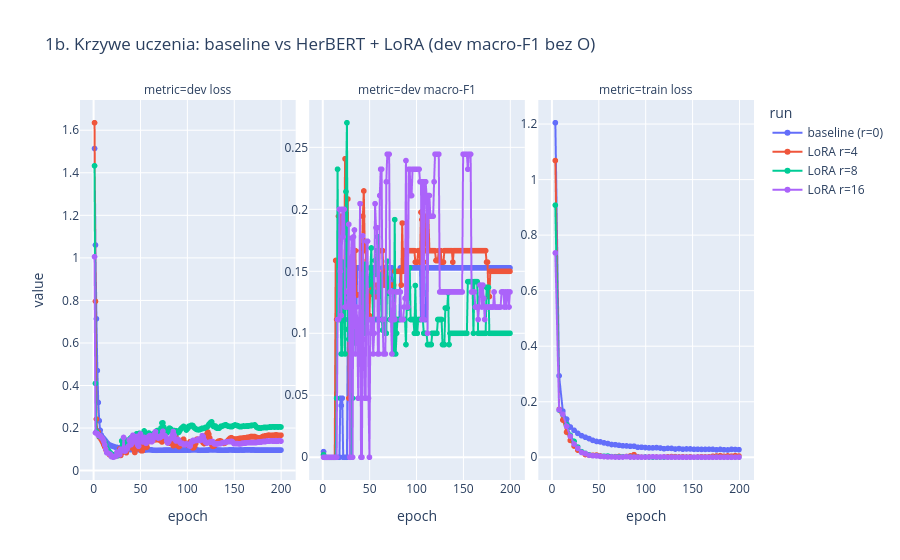

The cell this chart's notebook holds for it:
### Code cell
plot_history(
    histories_tok, "1b. Krzywe uczenia: baseline vs HerBERT + LoRA (dev macro-F1 bez O)"
)

### Figure 1 — Plotly figure (JSON) as saved in the notebook; plotly's stock layout.template omitted (floating-point values rounded to 4 significant figures; data arrays with more than 128 entries replaced by an {"elided": "..."} marker saying what was removed)
{"data": [{"hovertemplate": "run=baseline (r=0)<br>metric=dev loss<br>epoch=%{x}<br>value=%{y}<extra></extra>", "legendgroup": "baseline (r=0)", "line": {"color": "#636efa", "dash": "solid"}, "marker": {"symbol": "circle"}, "mode": "lines+markers", "name": "baseline (r=0)", "showlegend": true, "type": "scattergl", "x": {"elided": "200 float values"}, "xaxis": "x", "y": {"elided": "200 float values"}, "yaxis": "y"}, {"hovertemplate": "run=baseline (r=0)<br>metric=dev macro-F1<br>epoch=%{x}<br>value=%{y}<extra></extra>", "legendgroup": "baseline (r=0)", "line": {"color": "#636efa", "dash": "solid"}, "marker": {"symbol": "circle"}, "mode": "lines+markers", "name": "baseline (r=0)", "showlegend": false, "type": "scattergl", "x": {"elided": "200 float values"}, "xaxis": "x2", "y": {"elided": "200 float values"}, "yaxis": "y2"}, {"hovertemplate": "run=baseline (r=0)<br>metric=train loss<br>epoch=%{x}<br>value=%{y}<extra></extra>", "legendgroup": "baseline (r=0)", "line": {"color": "#636efa", "dash": "solid"}, "marker": {"symbol": "circle"}, "mode": "lines+markers", "name": "baseline (r=0)", "showlegend": false, "type": "scattergl", "x": [4.0, 8.0, 12.0, 16.0, 20.0, 24.0, 28.0, 32.0, 36.0, 40.0, 44.0, 48.0, 52.0, 56.0, 60.0, 64.0, 68.0, 72.0, 76.0, 80.0, 84.0, 88.0, 92.0, 96.0, 100.0, 104.0, 108.0, 112.0, 116.0, 120.0, 124.0, 128.0, 132.0, 136.0, 140.0, 144.0, 148.0, 152.0, 156.0, 160.0, 164.0, 168.0, 172.0, 176.0, 180.0, 184.0, 188.0, 192.0, 196.0, 200.0], "xaxis": "x3", "y": [1.205, 0.2934, 0.1662, 0.1375, 0.109, 0.09724, 0.0861, 0.07788, 0.07225, 0.06737, 0.06092, 0.05697, 0.05539, 0.0518, 0.04951, 0.046, 0.04531, 0.04311, 0.04143, 0.04084, 0.03963, 0.03984, 0.03608, 0.0361, 0.03516, 0.03387, 0.03375, 0.03494, 0.03334, 0.03098, 0.03218, 0.03195, 0.02969, 0.03126, 0.02921, 0.02996, 0.02995, 0.02871, 0.02891, 0.02838, 0.02849, 0.02872, 0.02856, 0.02688, 0.02833, 0.02715, 0.02635, 0.02852, 0.02801, 0.02743], "yaxis": "y3"}, {"hovertemplate": "run=LoRA r=4<br>metric=dev loss<br>epoch=%{x}<br>value=%{y}<extra></extra>", "legendgroup": "LoRA r=4", "line": {"color": "#EF553B", "dash": "solid"}, "marker": {"symbol": "circle"}, "mode": "lines+markers", "name": "LoRA r=4", "showlegend": true, "type": "scattergl", "x": {"elided": "200 float values"}, "xaxis": "x", "y": {"elided": "200 float values"}, "yaxis": "y"}, {"hovertemplate": "run=LoRA r=4<br>metric=dev macro-F1<br>epoch=%{x}<br>value=%{y}<extra></extra>", "legendgroup": "LoRA r=4", "line": {"color": "#EF553B", "dash": "solid"}, "marker": {"symbol": "circle"}, "mode": "lines+markers", "name": "LoRA r=4", "showlegend": false, "type": "scattergl", "x": {"elided": "200 float values"}, "xaxis": "x2", "y": {"elided": "200 float values"}, "yaxis": "y2"}, {"hovertemplate": "run=LoRA r=4<br>metric=train loss<br>epoch=%{x}<br>value=%{y}<extra></extra>", "legendgroup": "LoRA r=4", "line": {"color": "#EF553B", "dash": "solid"}, "marker": {"symbol": "circle"}, "mode": "lines+markers", "name": "LoRA r=4", "showlegend": false, "type": "scattergl", "x": [4.0, 8.0, 12.0, 16.0, 20.0, 24.0, 28.0, 32.0, 36.0, 40.0, 44.0, 48.0, 52.0, 56.0, 60.0, 64.0, 68.0, 72.0, 76.0, 80.0, 84.0, 88.0, 92.0, 96.0, 100.0, 104.0, 108.0, 112.0, 116.0, 120.0, 124.0, 128.0, 132.0, 136.0, 140.0, 144.0, 148.0, 152.0, 156.0, 160.0, 164.0, 168.0, 172.0, 176.0, 180.0, 184.0, 188.0, 192.0, 196.0, 200.0], "xaxis": "x3", "y": [1.069, 0.1726, 0.1342, 0.09065, 0.06076, 0.04068, 0.02582, 0.01807, 0.009943, 0.007065, 0.007476, 0.007854, 0.004966, 0.003644, 0.002856, 0.001694, 0.002387, 0.002928, 0.001909, 0.002867, 0.00476, 0.009434, 0.002017, 0.001049, 0.0007928, 0.001308, 0.001301, 0.001105, 0.0006615, 0.001613, 0.001754, 0.002516, 0.002375, 0.001422, 0.001816, 0.001146, 0.001722, 0.0006507, 0.001201, 0.001973, 0.001508, 0.001743, 0.0034, 0.004657, 0.005372, 0.003585, 0.004801, 0.004175, 0.005749, 0.004556], "yaxis": "y3"}, {"hovertemplate": "run=LoRA r=8<br>metric=dev loss<br>epoch=%{x}<br>value=%{y}<extra></extra>", "legendgroup": "LoRA r=8", "line": {"color": "#00cc96", "dash": "solid"}, "marker": {"symbol": "circle"}, "mode": "lines+markers", "name": "LoRA r=8", "showlegend": true, "type": "scattergl", "x": {"elided": "200 float values"}, "xaxis": "x", "y": {"elided": "200 float values"}, "yaxis": "y"}, {"hovertemplate": "run=LoRA r=8<br>metric=dev macro-F1<br>epoch=%{x}<br>value=%{y}<extra></extra>", "legendgroup": "LoRA r=8", "line": {"color": "#00cc96", "dash": "solid"}, "marker": {"symbol": "circle"}, "mode": "lines+markers", "name": "LoRA r=8", "showlegend": false, "type": "scattergl", "x": {"elided": "200 float values"}, "xaxis": "x2", "y": {"elided": "200 float values"}, "yaxis": "y2"}, {"hovertemplate": "run=LoRA r=8<br>metric=train loss<br>epoch=%{x}<br>value=%{y}<extra></extra>", "legendgroup": "LoRA r=8", "line": {"color": "#00cc96", "dash": "solid"}, "marker": {"symbol": "circle"}, "mode": "lines+markers", "name": "LoRA r=8", "showlegend": false, "type": "scattergl", "x": [4.0, 8.0, 12.0, 16.0, 20.0, 24.0, 28.0, 32.0, 36.0, 40.0, 44.0, 48.0, 52.0, 56.0, 60.0, 64.0, 68.0, 72.0, 76.0, 80.0, 84.0, 88.0, 92.0, 96.0, 100.0, 104.0, 108.0, 112.0, 116.0, 120.0, 124.0, 128.0, 132.0, 136.0, 140.0, 144.0, 148.0, 152.0, 156.0, 160.0, 164.0, 168.0, 172.0, 176.0, 180.0, 184.0, 188.0, 192.0, 196.0, 200.0], "xaxis": "x3", "y": [0.908, 0.1701, 0.1539, 0.1172, 0.07908, 0.05729, 0.03662, 0.02026, 0.01429, 0.009097, 0.005802, 0.005685, 0.003852, 0.004076, 0.004307, 0.002353, 0.001418, 0.001871, 0.001776, 0.002245, 0.001257, 0.0008742, 0.0009875, 0.000567, 0.001094, 0.0005682, 0.0005033, 0.0004231, 0.0004189, 0.0003615, 0.0003848, 0.0004407, 0.0005952, 0.0004358, 0.0002856, 0.0004718, 0.0003441, 0.0003158, 0.0002852, 0.000232, 0.0002576, 0.0002492, 0.0002203, 0.0006872, 0.0003361, 0.0002188, 0.0002404, 0.0002319, 0.000207, 0.0002986], "yaxis": "y3"}, {"hovertemplate": "run=LoRA r=16<br>metric=dev loss<br>epoch=%{x}<br>value=%{y}<extra></extra>", "legendgroup": "LoRA r=16", "line": {"color": "#ab63fa", "dash": "solid"}, "marker": {"symbol": "circle"}, "mode": "lines+markers", "name": "LoRA r=16", "showlegend": true, "type": "scattergl", "x": {"elided": "200 float values"}, "xaxis": "x", "y": {"elided": "200 float values"}, "yaxis": "y"}, {"hovertemplate": "run=LoRA r=16<br>metric=dev macro-F1<br>epoch=%{x}<br>value=%{y}<extra></extra>", "legendgroup": "LoRA r=16", "line": {"color": "#ab63fa", "dash": "solid"}, "marker": {"symbol": "circle"}, "mode": "lines+markers", "name": "LoRA r=16", "showlegend": false, "type": "scattergl", "x": {"elided": "200 float values"}, "xaxis": "x2", "y": {"elided": "200 float values"}, "yaxis": "y2"}, {"hovertemplate": "run=LoRA r=16<br>metric=train loss<br>epoch=%{x}<br>value=%{y}<extra></extra>", "legendgroup": "LoRA r=16", "line": {"color": "#ab63fa", "dash": "solid"}, "marker": {"symbol": "circle"}, "mode": "lines+markers", "name": "LoRA r=16", "showlegend": false, "type": "scattergl", "x": [4.0, 8.0, 12.0, 16.0, 20.0, 24.0, 28.0, 32.0, 36.0, 40.0, 44.0, 48.0, 52.0, 56.0, 60.0, 64.0, 68.0, 72.0, 76.0, 80.0, 84.0, 88.0, 92.0, 96.0, 100.0, 104.0, 108.0, 112.0, 116.0, 120.0, 124.0, 128.0, 132.0, 136.0, 140.0, 144.0, 148.0, 152.0, 156.0, 160.0, 164.0, 168.0, 172.0, 176.0, 180.0, 184.0, 188.0, 192.0, 196.0, 200.0], "xaxis": "x3", "y": [0.7359, 0.1711, 0.155, 0.1121, 0.07585, 0.04781, 0.03266, 0.01761, 0.01357, 0.007682, 0.00584, 0.004983, 0.003285, 0.002507, 0.001338, 0.001393, 0.0009078, 0.0005913, 0.0009001, 0.002293, 0.0008039, 0.0007053, 0.0007734, 0.0006113, 0.000705, 0.00101, 0.001597, 0.001011, 0.00101, 0.001233, 0.0003971, 0.0007475, 0.0003219, 0.0003125, 0.0002201, 0.000182, 0.0002119, 0.000307, 0.0006482, 0.00021, 0.0001809, 0.0001717, 0.0001595, 0.0002551, 0.0001575, 0.0001389, 0.0001655, 0.0001644, 0.0001311, 0.0003119], "yaxis": "y3"}], "layout": {"annotations": [{"font": {}, "showarrow": false, "text": "metric=dev loss", "x": 0.16, "xanchor": "center", "xref": "paper", "y": 1, "yanchor": "bottom", "yref": "paper"}, {"font": {}, "showarrow": false, "text": "metric=dev macro-F1", "x": 0.5, "xanchor": "center", "xref": "paper", "y": 1, "yanchor": "bottom", "yref": "paper"}, {"font": {}, "showarrow": false, "text": "metric=train loss", "x": 0.84, "xanchor": "center", "xref": "paper", "y": 1, "yanchor": "bottom", "yref": "paper"}], "legend": {"title": {"text": "run"}, "tracegroupgap": 0}, "title": {"text": "1b. Krzywe uczenia: baseline vs HerBERT + LoRA (dev macro-F1 bez O)"}, "xaxis": {"anchor": "y", "domain": [0, 0.32], "title": {"text": "epoch"}}, "xaxis2": {"anchor": "y2", "domain": [0.34, 0.66], "matches": "x", "title": {"text": "epoch"}}, "xaxis3": {"anchor": "y3", "domain": [0.68, 1.0], "matches": "x", "title": {"text": "epoch"}}, "yaxis": {"anchor": "x", "domain": [0, 1], "showticklabels": true, "title": {"text": "value"}}, "yaxis2": {"anchor": "x2", "domain": [0, 1], "showticklabels": true}, "yaxis3": {"anchor": "x3", "domain": [0, 1], "showticklabels": true}}}
